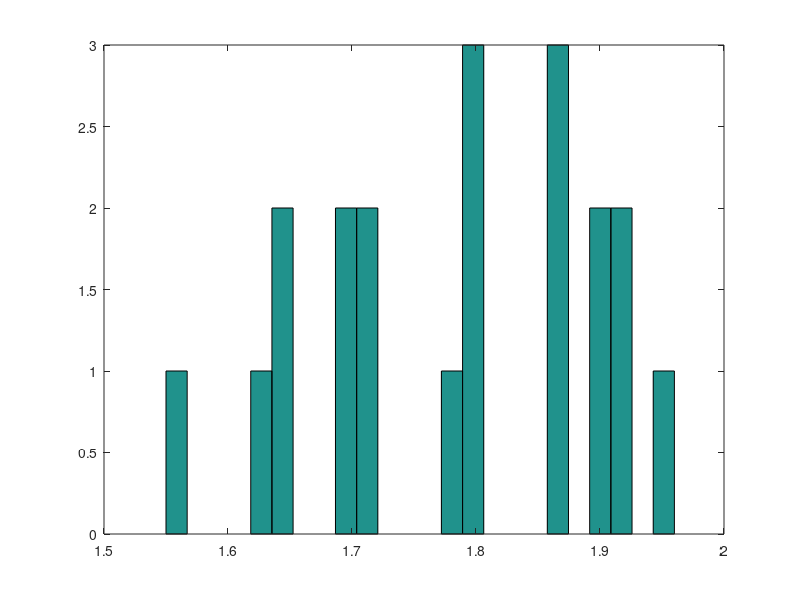
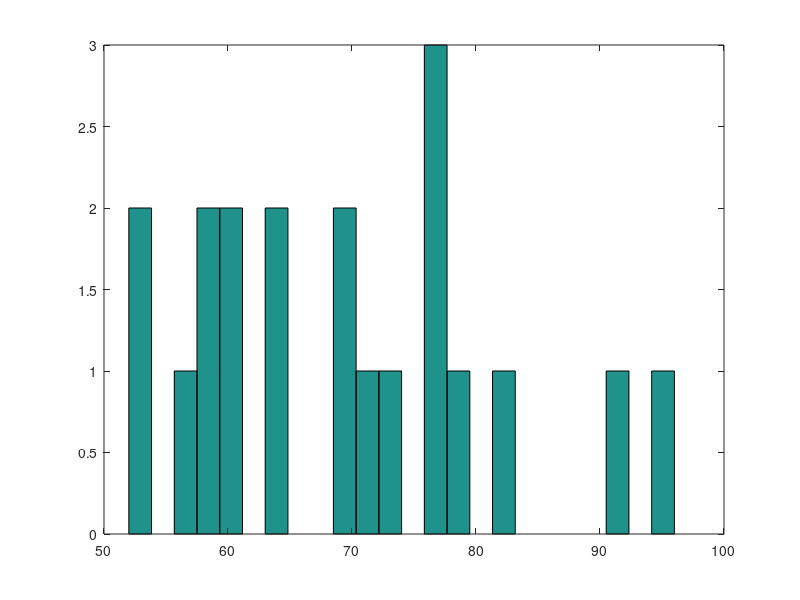
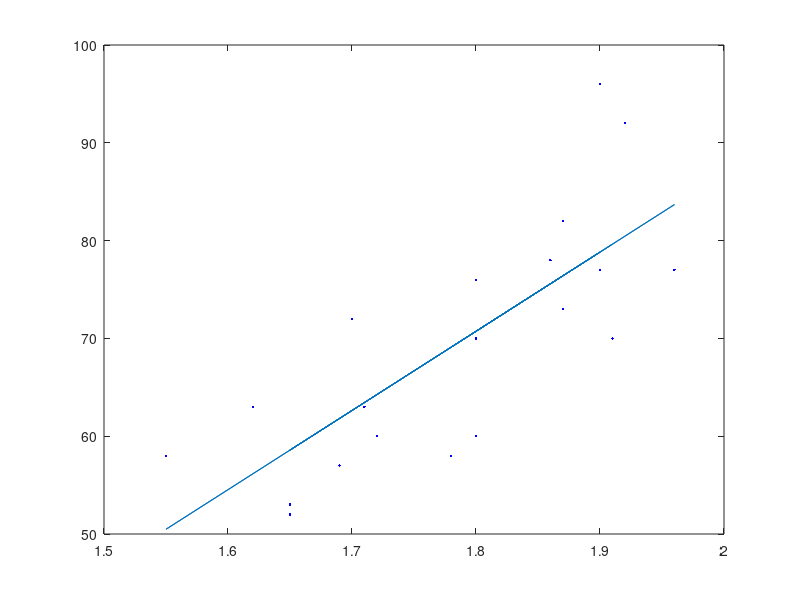

Source code (MATLAB) for these figures, in order:
#Código redigido por Rafael Rodrigues da Silva

clear all; close all; clc;



X1 = [
1.80,
1.86,
1.92,
1.96,
1.65,
1.72,
1.80,
1.78,
1.90,
1.87,
1.71,
1.69,
1.65,
1.87,
1.80,
1.90,
1.62,
1.55,
1.70,
1.91]

X2 = [
60,
78,
92,
77,
52,
60,
76,
58,
96,
82,
63,
57,
53,
73,
70,
77,
63,
58,
72,
70]





# MEDIA DAS VARIAVEIS ALEATORIAS
printf ("Media de X1 is %d \n",mean(X1)); # AQUI PRINTA A MEDIA DE X1
printf("Media de X2 is %d \n",mean(X2)); #AQUI PRINTA A MEDIA DE X2
# MEDIA DAS VARIAVEIS ALEATORIAS







# MEDIANA DAS VARIAVEIS ALEATORIAS

#  MEDIANA DE X1
X1_size = size(X1);
X1_sorted = X1;
X1_sorted = sort(X1_sorted);
#printf("%d \n",X2_sorted);

if (mod(X1_size(1),2) == 1)
    
     X1_mediana_pos = (X1_size(1)+1)/2;
     printf("A mediana de X1 is %d \n",X1_sorted(X1_mediana_pos));

elseif (mod(X1_size(1),2) == 0)
      
      X1_mediana = (X1_sorted(X1_size(1)/2)+X1_sorted((X1_size(1)/2)+1))/2;
      printf("A mediana de X1 is %d \n",X1_mediana);
endif
#  MEDIANA DE X1







#  MEDIANA DE X2
X2_size = size(X2);
X2_sorted = X2;
X2_sorted = sort(X2_sorted);
#printf("%d \n",X2_sorted);

if (mod(X2_size(1),2) == 1)
    
     X2_mediana_pos = (X2_size(1)+1)/2;
     printf("A mediana de X2 is %d \n",X2_sorted(X2_mediana_pos));

elseif (mod(X2_size(1),2) == 0)
      
      X2_mediana = (X2_sorted(X2_size(1)/2)+X2_sorted((X2_size(1)/2)+1))/2;
      printf("A mediana de X2 is %d \n",X2_mediana);
endif
#  MEDIANA DE X2

# MEDIANA DAS VARIAVEIS ALEATORIAS







# DESVIO PADRAO DAS VARIAVEIS ALEATORIAS
DesvioP_X1 = std(X1);
DesvioP_X2 = std(X2);

printf("Desvio padrao de X1 is %d\n",DesvioP_X1);
printf("Desvio padrao de X2 is %d\n",DesvioP_X2);
# DESVIO PADRAO DAS VARIAVEIS ALEATORIAS









# VARIANCIA DAS VARIAVEIS ALEATORIAS
Variancia_X1 = DesvioP_X1^2;
Variancia_X2 = DesvioP_X2^2;

printf("Variancia de X1 is %d\n",Variancia_X1);
printf("Variancia de X2 is %d\n",Variancia_X2);
# VARIANCIA DAS VARIAVEIS ALEATORIAS











# CORRELACAO ENTRE AS VARIAVEIS ALEATORIAS
cor_X1_X1 = corr(X1,X2);
printf("A correlacao entre X1 e X2 is %d",cor_X1_X1);
# CORRELACAO ENTRE AS VARIAVEIS ALEATORIAS









# HISTOGRAMA DAS VARIAVEIS ALEATORIAS

hist(X1,24); figure 2;
hist(X2,24);

# HISTOGRAMA DAS VARIAVEIS ALEATORIAS








# REGRESSAO LINEAR DAS VARIAVEIS ALEATORIAS E DIAGRAMA DE DISPERCAO
n = X1_size(1)
X1_square = X1;
for i = 1:X1_size(1)  # ESSE FOR E PRA CALCULAR O VALOR DE X1^2
  
  X1_square(i) = X1(i)*X1(i);
  
endfor

b = ((n*sum(X1 .* X2)) - sum(X1)*sum(X2))  /  (  (n *   sum(X1_square)) - (sum(X1)^2)  ) #FORMULA DO COEFICIENTE B

a = mean(X2) - (b*mean(X1)) # FORMULA DO COEFICIENTE A

Regression = a + b*X1 # EQUACAO DA RETA DE REGRESSAO 

DesvioP_Regression = std(Regression);

figure 3;
plot(X1,X2,".b");hold on;
plot(X1,Regression);


# REGRESSAO LINEAR DAS VARIAVEIS ALEATORIAS E DIAGRAMA DE DISPERCAO










# ERRO MEDIO 


erro_medio = X2 - Regression;
printf("O erro padrao de cada valor da reta is \n");
printf("%d\n",erro_medio);

# ERRO MEDIO 









# ERRO ABSOLUTO

Len_erroM = size(erro_medio);
erro_abs = erro_medio;
for i = 1:Len_erroM(1)
  
  if (erro_abs(i)<0)
    disp(erro_abs(i));
    erro_abs(i) = erro_abs(i)*(-1);
  
  endif
  
endfor

printf("O erro absoluto de cada valor da reta is \n");
printf("%d\n",erro_abs);


# ERRO ABSOLUTO








# x = randi([0 100],1,1000);hist(x,30)